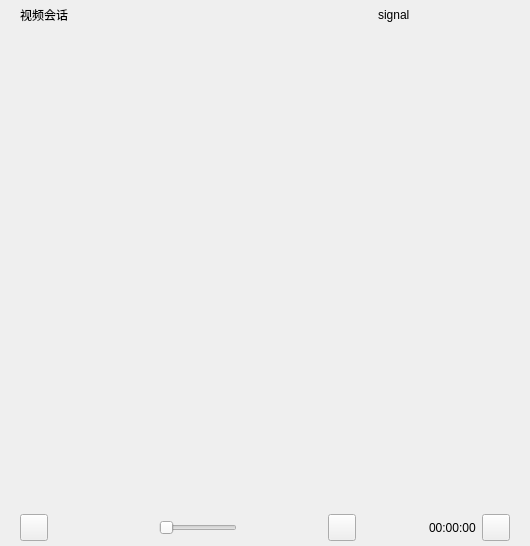
<?xml version="1.0" encoding="UTF-8"?>
<ui version="4.0">
 <class>SessionVideoDialog</class>
 <widget class="QWidget" name="SessionVideoDialog">
  <property name="geometry">
   <rect>
    <x>0</x>
    <y>0</y>
    <width>530</width>
    <height>546</height>
   </rect>
  </property>
  <property name="windowTitle">
   <string>SessionVideoDialog</string>
  </property>
  <layout class="QVBoxLayout" name="verticalLayoutMain" stretch="0,0">
   <property name="spacing">
    <number>0</number>
   </property>
   <property name="leftMargin">
    <number>0</number>
   </property>
   <property name="topMargin">
    <number>0</number>
   </property>
   <property name="rightMargin">
    <number>0</number>
   </property>
   <property name="bottomMargin">
    <number>0</number>
   </property>
   <item>
    <widget class="QWidget" name="titlebar" native="true">
     <property name="sizePolicy">
      <sizepolicy hsizetype="Expanding" vsizetype="Expanding">
       <horstretch>0</horstretch>
       <verstretch>0</verstretch>
      </sizepolicy>
     </property>
     <property name="minimumSize">
      <size>
       <width>0</width>
       <height>30</height>
      </size>
     </property>
     <property name="maximumSize">
      <size>
       <width>16777215</width>
       <height>30</height>
      </size>
     </property>
     <layout class="QHBoxLayout" name="horizontalLayout_12" stretch="0,1,0,0,0">
      <property name="spacing">
       <number>0</number>
      </property>
      <property name="leftMargin">
       <number>0</number>
      </property>
      <property name="topMargin">
       <number>0</number>
      </property>
      <property name="rightMargin">
       <number>0</number>
      </property>
      <property name="bottomMargin">
       <number>0</number>
      </property>
      <item>
       <widget class="QWidget" name="titlewidget" native="true">
        <property name="sizePolicy">
         <sizepolicy hsizetype="Expanding" vsizetype="Expanding">
          <horstretch>0</horstretch>
          <verstretch>0</verstretch>
         </sizepolicy>
        </property>
        <layout class="QHBoxLayout" name="horizontalLayout_10">
         <property name="spacing">
          <number>0</number>
         </property>
         <property name="leftMargin">
          <number>20</number>
         </property>
         <property name="topMargin">
          <number>0</number>
         </property>
         <property name="rightMargin">
          <number>0</number>
         </property>
         <property name="bottomMargin">
          <number>0</number>
         </property>
         <item>
          <widget class="QLabel" name="title">
           <property name="sizePolicy">
            <sizepolicy hsizetype="Expanding" vsizetype="Expanding">
             <horstretch>0</horstretch>
             <verstretch>0</verstretch>
            </sizepolicy>
           </property>
           <property name="text">
            <string>视频会话</string>
           </property>
          </widget>
         </item>
        </layout>
       </widget>
      </item>
      <item>
       <spacer name="horizontalSpacer">
        <property name="orientation">
         <enum>Qt::Horizontal</enum>
        </property>
        <property name="sizeHint" stdset="0">
         <size>
          <width>233</width>
          <height>2</height>
         </size>
        </property>
       </spacer>
      </item>
      <item>
       <widget class="QLabel" name="labelSignal">
        <property name="text">
         <string>signal</string>
        </property>
       </widget>
      </item>
      <item>
       <spacer name="horizontalSpacer_6">
        <property name="orientation">
         <enum>Qt::Horizontal</enum>
        </property>
        <property name="sizeType">
         <enum>QSizePolicy::Fixed</enum>
        </property>
        <property name="sizeHint" stdset="0">
         <size>
          <width>40</width>
          <height>20</height>
         </size>
        </property>
       </spacer>
      </item>
      <item>
       <layout class="QVBoxLayout" name="verticalLayout_6">
        <property name="spacing">
         <number>0</number>
        </property>
        <property name="leftMargin">
         <number>0</number>
        </property>
        <property name="topMargin">
         <number>0</number>
        </property>
        <property name="rightMargin">
         <number>0</number>
        </property>
        <property name="bottomMargin">
         <number>0</number>
        </property>
        <item>
         <layout class="QHBoxLayout" name="horizontalLayout_6">
          <property name="spacing">
           <number>0</number>
          </property>
          <property name="leftMargin">
           <number>0</number>
          </property>
          <property name="topMargin">
           <number>0</number>
          </property>
          <property name="rightMargin">
           <number>0</number>
          </property>
          <property name="bottomMargin">
           <number>0</number>
          </property>
          <item>
           <widget class="QPushButton" name="btnMinimize">
            <property name="sizePolicy">
             <sizepolicy hsizetype="Expanding" vsizetype="Expanding">
              <horstretch>0</horstretch>
              <verstretch>0</verstretch>
             </sizepolicy>
            </property>
            <property name="focusPolicy">
             <enum>Qt::NoFocus</enum>
            </property>
            <property name="toolTip">
             <string>最小化</string>
            </property>
            <property name="text">
             <string/>
            </property>
            <property name="flat">
             <bool>true</bool>
            </property>
           </widget>
          </item>
          <item>
           <widget class="QPushButton" name="btnClose">
            <property name="sizePolicy">
             <sizepolicy hsizetype="Expanding" vsizetype="Expanding">
              <horstretch>0</horstretch>
              <verstretch>0</verstretch>
             </sizepolicy>
            </property>
            <property name="focusPolicy">
             <enum>Qt::NoFocus</enum>
            </property>
            <property name="toolTip">
             <string>关闭</string>
            </property>
            <property name="text">
             <string/>
            </property>
            <property name="flat">
             <bool>true</bool>
            </property>
           </widget>
          </item>
         </layout>
        </item>
        <item>
         <spacer name="verticalSpacer_4">
          <property name="orientation">
           <enum>Qt::Vertical</enum>
          </property>
          <property name="sizeType">
           <enum>QSizePolicy::Expanding</enum>
          </property>
          <property name="sizeHint" stdset="0">
           <size>
            <width>0</width>
            <height>1</height>
           </size>
          </property>
         </spacer>
        </item>
       </layout>
      </item>
     </layout>
    </widget>
   </item>
   <item>
    <widget class="SimpleVideoWidget" name="videoCanvas" native="true">
     <property name="sizePolicy">
      <sizepolicy hsizetype="Expanding" vsizetype="Expanding">
       <horstretch>0</horstretch>
       <verstretch>0</verstretch>
      </sizepolicy>
     </property>
     <property name="minimumSize">
      <size>
       <width>416</width>
       <height>312</height>
      </size>
     </property>
     <property name="maximumSize">
      <size>
       <width>16777215</width>
       <height>16777215</height>
      </size>
     </property>
     <property name="baseSize">
      <size>
       <width>320</width>
       <height>240</height>
      </size>
     </property>
     <layout class="QVBoxLayout" name="verticalLayout">
      <property name="leftMargin">
       <number>0</number>
      </property>
      <property name="rightMargin">
       <number>0</number>
      </property>
      <property name="bottomMargin">
       <number>0</number>
      </property>
      <item>
       <layout class="QHBoxLayout" name="horizontalLayout_2" stretch="0,0,0">
        <item>
         <spacer name="horizontalSpacer_4">
          <property name="orientation">
           <enum>Qt::Horizontal</enum>
          </property>
          <property name="sizeHint" stdset="0">
           <size>
            <width>68</width>
            <height>27</height>
           </size>
          </property>
         </spacer>
        </item>
        <item>
         <widget class="AutoTipWidget" name="tipWidget" native="true"/>
        </item>
        <item>
         <spacer name="horizontalSpacer_5">
          <property name="orientation">
           <enum>Qt::Horizontal</enum>
          </property>
          <property name="sizeHint" stdset="0">
           <size>
            <width>78</width>
            <height>27</height>
           </size>
          </property>
         </spacer>
        </item>
       </layout>
      </item>
      <item>
       <spacer name="verticalSpacer">
        <property name="orientation">
         <enum>Qt::Vertical</enum>
        </property>
        <property name="sizeHint" stdset="0">
         <size>
          <width>20</width>
          <height>424</height>
         </size>
        </property>
       </spacer>
      </item>
      <item>
       <widget class="QWidget" name="bottomBar" native="true">
        <property name="sizePolicy">
         <sizepolicy hsizetype="Expanding" vsizetype="Fixed">
          <horstretch>0</horstretch>
          <verstretch>0</verstretch>
         </sizepolicy>
        </property>
        <property name="minimumSize">
         <size>
          <width>0</width>
          <height>36</height>
         </size>
        </property>
        <property name="maximumSize">
         <size>
          <width>16777215</width>
          <height>36</height>
         </size>
        </property>
        <layout class="QHBoxLayout" name="horizontalLayout_4">
         <property name="leftMargin">
          <number>20</number>
         </property>
         <property name="topMargin">
          <number>0</number>
         </property>
         <property name="rightMargin">
          <number>20</number>
         </property>
         <property name="bottomMargin">
          <number>0</number>
         </property>
         <item>
          <widget class="QToolButton" name="btnChat">
           <property name="toolTip">
            <string>和TA聊天</string>
           </property>
           <property name="text">
            <string/>
           </property>
           <property name="icon">
            <iconset resource="../res.qrc">
             <normaloff>:/session/lmessage_white.png</normaloff>:/session/lmessage_white.png</iconset>
           </property>
           <property name="iconSize">
            <size>
             <width>20</width>
             <height>20</height>
            </size>
           </property>
          </widget>
         </item>
         <item>
          <spacer name="horizontalSpacer_3">
           <property name="orientation">
            <enum>Qt::Horizontal</enum>
           </property>
           <property name="sizeHint" stdset="0">
            <size>
             <width>48</width>
             <height>20</height>
            </size>
           </property>
          </spacer>
         </item>
         <item>
          <widget class="QToolButton" name="btnStopAudio">
           <property name="minimumSize">
            <size>
             <width>24</width>
             <height>24</height>
            </size>
           </property>
           <property name="text">
            <string/>
           </property>
           <property name="iconSize">
            <size>
             <width>20</width>
             <height>20</height>
            </size>
           </property>
           <property name="checkable">
            <bool>true</bool>
           </property>
           <property name="autoRaise">
            <bool>true</bool>
           </property>
          </widget>
         </item>
         <item>
          <widget class="QToolButton" name="btnVolume">
           <property name="minimumSize">
            <size>
             <width>24</width>
             <height>24</height>
            </size>
           </property>
           <property name="text">
            <string/>
           </property>
           <property name="iconSize">
            <size>
             <width>20</width>
             <height>20</height>
            </size>
           </property>
           <property name="checkable">
            <bool>true</bool>
           </property>
           <property name="autoRaise">
            <bool>true</bool>
           </property>
          </widget>
         </item>
         <item>
          <widget class="QSlider" name="sliderVolume">
           <property name="minimumSize">
            <size>
             <width>78</width>
             <height>0</height>
            </size>
           </property>
           <property name="maximumSize">
            <size>
             <width>78</width>
             <height>16777215</height>
            </size>
           </property>
           <property name="orientation">
            <enum>Qt::Horizontal</enum>
           </property>
          </widget>
         </item>
         <item>
          <spacer name="horizontalSpacer_2">
           <property name="orientation">
            <enum>Qt::Horizontal</enum>
           </property>
           <property name="sizeType">
            <enum>QSizePolicy::Fixed</enum>
           </property>
           <property name="sizeHint" stdset="0">
            <size>
             <width>24</width>
             <height>20</height>
            </size>
           </property>
          </spacer>
         </item>
         <item>
          <widget class="QToolButton" name="btnStopVideo">
           <property name="minimumSize">
            <size>
             <width>24</width>
             <height>24</height>
            </size>
           </property>
           <property name="text">
            <string/>
           </property>
           <property name="iconSize">
            <size>
             <width>20</width>
             <height>20</height>
            </size>
           </property>
           <property name="checkable">
            <bool>true</bool>
           </property>
           <property name="autoRaise">
            <bool>true</bool>
           </property>
          </widget>
         </item>
         <item>
          <widget class="QToolButton" name="btnFullScrean">
           <property name="minimumSize">
            <size>
             <width>24</width>
             <height>24</height>
            </size>
           </property>
           <property name="text">
            <string/>
           </property>
           <property name="iconSize">
            <size>
             <width>20</width>
             <height>20</height>
            </size>
           </property>
           <property name="checkable">
            <bool>true</bool>
           </property>
           <property name="autoRaise">
            <bool>true</bool>
           </property>
          </widget>
         </item>
         <item>
          <widget class="QToolButton" name="btnPhoto">
           <property name="toolTip">
            <string>Take photo</string>
           </property>
           <property name="text">
            <string/>
           </property>
           <property name="icon">
            <iconset resource="../res.qrc">
             <normaloff>:/session/photo.png</normaloff>
             <disabledoff>:/session/photo_disable.png</disabledoff>:/session/photo.png</iconset>
           </property>
           <property name="iconSize">
            <size>
             <width>20</width>
             <height>20</height>
            </size>
           </property>
          </widget>
         </item>
         <item>
          <widget class="QToolButton" name="btnShowMode">
           <property name="minimumSize">
            <size>
             <width>24</width>
             <height>24</height>
            </size>
           </property>
           <property name="text">
            <string/>
           </property>
           <property name="iconSize">
            <size>
             <width>20</width>
             <height>20</height>
            </size>
           </property>
           <property name="checkable">
            <bool>true</bool>
           </property>
           <property name="autoRaise">
            <bool>true</bool>
           </property>
          </widget>
         </item>
         <item>
          <spacer name="horizontalSpacer_13">
           <property name="orientation">
            <enum>Qt::Horizontal</enum>
           </property>
           <property name="sizeHint" stdset="0">
            <size>
             <width>40</width>
             <height>20</height>
            </size>
           </property>
          </spacer>
         </item>
         <item>
          <widget class="QLabel" name="labElapseTime">
           <property name="text">
            <string>00:00:00</string>
           </property>
          </widget>
         </item>
         <item>
          <widget class="QToolButton" name="btnVideoBye">
           <property name="toolTip">
            <string>挂断</string>
           </property>
           <property name="text">
            <string/>
           </property>
           <property name="icon">
            <iconset resource="../res.qrc">
             <normaloff>:/session/phonedown_white.png</normaloff>:/session/phonedown_white.png</iconset>
           </property>
           <property name="iconSize">
            <size>
             <width>20</width>
             <height>20</height>
            </size>
           </property>
          </widget>
         </item>
        </layout>
       </widget>
      </item>
     </layout>
    </widget>
   </item>
  </layout>
 </widget>
 <layoutdefault spacing="6" margin="11"/>
 <customwidgets>
  <customwidget>
   <class>AutoTipWidget</class>
   <extends>QWidget</extends>
   <header location="global">autotipwidget.h</header>
   <container>1</container>
  </customwidget>
  <customwidget>
   <class>SimpleVideoWidget</class>
   <extends>QWidget</extends>
   <header location="global">simplevideowidget.h</header>
   <container>1</container>
  </customwidget>
 </customwidgets>
 <resources>
  <include location="../res.qrc"/>
 </resources>
 <connections/>
</ui>
